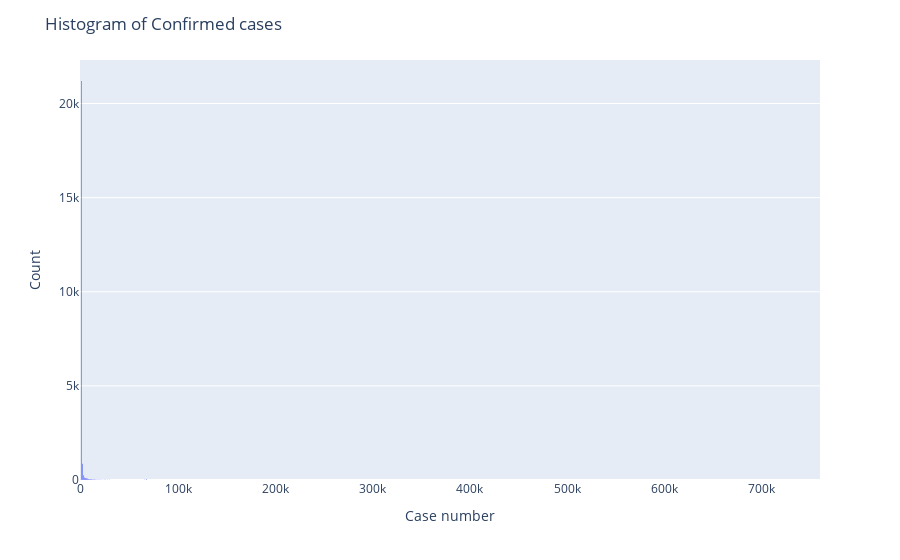

This figure's notebook cell:
### Markdown cell above
#### 2.3.3.4. Histogram of Confirmed Cases

### Code cell
histogram_region = univariate_analysis['Confirmed']
fig = px.histogram(histogram_region, x="Confirmed")
fig.update_layout(
    title_text='Histogram of Confirmed cases', # title of plot
    xaxis_title_text='Case number', # xaxis label
    yaxis_title_text='Count', # yaxis label
    bargap=0.2, # gap between bars of adjacent location coordinates
    bargroupgap=0.1 # gap between bars of the same location coordinates
)
fig.show()

### Figure 1 — Plotly figure (JSON) as saved in the notebook; plotly's stock layout.template omitted (floating-point values rounded to 4 significant figures; data arrays with more than 128 entries replaced by an {"elided": "..."} marker saying what was removed)
{"data": [{"alignmentgroup": "True", "bingroup": "x", "hoverlabel": {"namelength": 0}, "hovertemplate": "Confirmed=%{x}<br>count=%{y}", "legendgroup": "", "marker": {"color": "#636efa"}, "name": "", "offsetgroup": "", "orientation": "v", "showlegend": false, "type": "histogram", "x": {"elided": "23496 str values"}, "xaxis": "x", "yaxis": "y"}], "layout": {"bargap": 0.2, "bargroupgap": 0.1, "barmode": "relative", "legend": {"tracegroupgap": 0}, "margin": {"t": 60}, "title": {"text": "Histogram of Confirmed cases"}, "xaxis": {"anchor": "y", "domain": [0, 1], "title": {"text": "Case number"}}, "yaxis": {"anchor": "x", "domain": [0, 1], "title": {"text": "Count"}}}}
